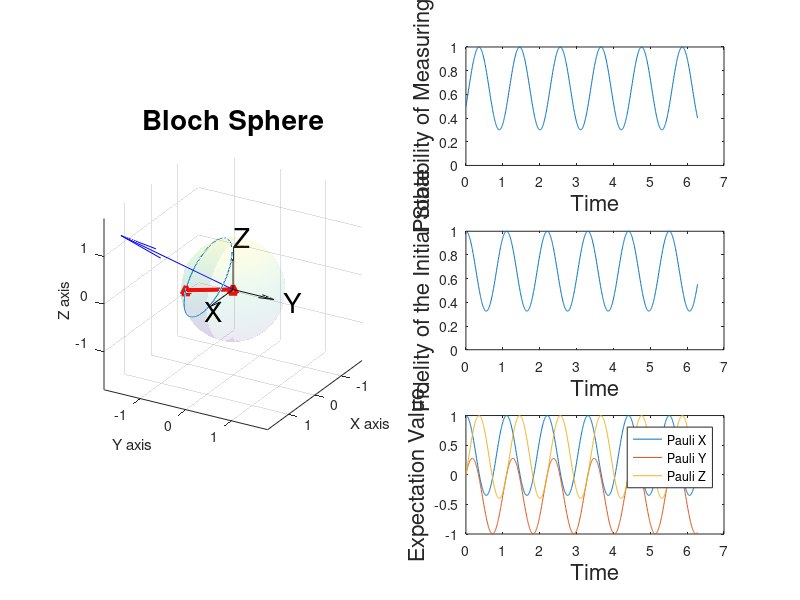

The MATLAB script that drew this image:
% Initial state
global psi_0;
psi_0 = [1/sqrt(2); 1/sqrt(2)];

% Magnetic field
B = [rand()*4 - 2, rand()*4 - 2, rand()*4 - 2];

% Pauli matrices
sigma_x = [0, 1; 1, 0];
sigma_y = [0, -1i; 1i, 0];
sigma_z = [1, 0; 0, -1];

% Hamiltonian
global H;
H = B(1)*sigma_x + B(2)*sigma_y + B(3)*sigma_z;

% Time evolution unitary operator
function U = U(t)
  global H;
  U = expm(-1i*t*H);
end

% The quantum state
function psi = psi(t)
  global psi_0;
  psi = U(t)*psi_0;
end

% Get bloch vector of state
function [theta, phi] = toBloch(state)
  theta = 2 * acos(min(abs(state(1)), 1));
  phi = angle(state(2)) - angle(state(1));
end

% Convert spherical coords to cartesian coords
function [x, y, z] = sphericalToCartesian(theta, phi)
  x = cos(phi)*sin(theta);
  y = sin(phi)*sin(theta);
  z = cos(theta);
end


% Build arrays of all important values for every time t
t = linspace(0, 2*pi, 1000);

for i = 1:length(t)
  t_i = t(i);
  
  state = psi(t_i);
  [theta, phi] = toBloch(state);
  [x_i, y_i, z_i] = sphericalToCartesian(theta, phi);
  
  % Coords of bloch vector
  x(i) = x_i;
  y(i) = y_i;
  z(i) = z_i;
  
  % Probability of measuring a 0
  P(i) = (abs(state(1)))^2;
  
  statedag = state';
  
  % Expectation values of the pauli matrices
  expect_x(i) = statedag*sigma_x*state;
  expect_y(i) = statedag*sigma_y*state;
  expect_z(i) = statedag*sigma_z*state;
  
  % Fidelity of (probability of measuring) initial state
  fidelity(i) = abs(psi_0' * state)^2;
end


% Create plot animation
fig = figure();

% Bloch sphere
subplot(3,2,[1,3,5])
qubit_plot = plot3(x(1), y(1), z(1));
hold on
bloch_vector = plot3([0, x(1)],[0, y(1)],[0, z(1)],'r-^', 'LineWidth',3);
hold on
% Magnetic field
quiver3(0, 0, 0, B(1), B(2), B(3), 'Color', 'b');
hold on
% Draw axes
quiver3(0, 0, 0, 1, 0, 0, 'Color', 'k');
text(1.1, 0, 0, "X", 'FontSize', 20)
hold on
quiver3(0, 0, 0, 0, 1, 0, 'Color', 'k');
text(0, 1.1, 0, "Y", 'FontSize', 20)
hold on
quiver3(0, 0, 0, 0, 0, 1, 'Color', 'k');
text(0, 0, 1.1, "Z", 'FontSize', 20)
hold on
% Draw sphere
[x_s, y_s, z_s] = sphere;
h = surf(x_s, y_s, z_s, 'FaceAlpha', 0.1); 
shading interp

dim_max = max([abs(B(1)), abs(B(2)), abs(B(3)), 1]);
axis([-dim_max, dim_max, -dim_max, dim_max, -dim_max, dim_max])
pbaspect([1, 1, 1])
xlabel("X axis")
ylabel("Y axis")
zlabel("Z axis")
title("Bloch Sphere", 'FontSize', 20)
grid on

view(120, 25)

% Probability plot
subplot(3,2,2)
probPlot = plot(t(1), P(1), '-');
xlabel("Time", 'FontSize', 16)
ylabel("Probability of Measuring 0", 'FontSize', 16)
axis([0, 7, 0, 1])

% Fidelity plot
subplot(3,2,4)
fidelity_plot = plot(t(1), fidelity(1), '-');
xlabel("Time", 'FontSize', 16)
ylabel("Fidelity of the Initial State", 'FontSize', 16)
axis([0, 7, 0, 1])

% Expectation value plot
subplot(3,2,6)
x_plot = plot(t(1), expect_x(1), "DisplayName", "Pauli X", '-');
hold on
y_plot = plot(t(1), expect_y(1), "DisplayName", "Pauli Y", '-');
hold on
z_plot = plot(t(1), expect_z(1), "DisplayName", "Pauli Z", '-');
xlabel("Time", 'FontSize', 16)
ylabel("Expectation Value", 'FontSize', 16)
axis([0, 7, -1, 1])
legend("Pauli X", "Pauli Y", "Pauli Z");

% Animate
for i = 1:length(t)
  set(qubit_plot, 'XData', x(1:i))
  set(qubit_plot, 'YData', y(1:i))
  set(qubit_plot, 'ZData', z(1:i))
  
  set(bloch_vector, 'XData', [0, x(i)])
  set(bloch_vector, 'YData', [0, y(i)])
  set(bloch_vector, 'ZData', [0, z(i)])
  
  set(probPlot, 'YData', P(1:i))
  set(probPlot, 'XData', t(1:i))
  
  set(x_plot, 'YData', expect_x(1:i))
  set(x_plot, 'XData', t(1:i))
  
  set(y_plot, 'YData', expect_y(1:i))
  set(y_plot, 'XData', t(1:i))
  
  set(z_plot, 'YData', expect_z(1:i))
  set(z_plot, 'XData', t(1:i))
  
  set(fidelity_plot, 'YData', fidelity(1:i))
  set(fidelity_plot, 'XData', t(1:i))
  
  pause(0.05)
end